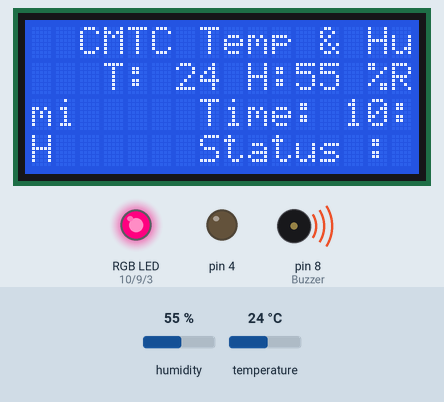
This sketch was run on a simulated Arduino Uno, built with avr-gcc and run on an emulated ATmega328P. On the bench: 16×4 character LCD, an RGB LED mixed from three pins (HIGH = lit), output pins drawn as LEDs (lit = HIGH), buzzer (waves = sounding, pin HIGH). Inputs (shaded band) come from the test bench; at power-on: humidity 55 %, temperature 24 °C. The local clock reads 2024-03-15 10:24:30 at power-on unless the sketch sets it; storage starts empty.

Above: at 6.3 s.
6.4 s: humidity set to 68 %
At 8.6 s:
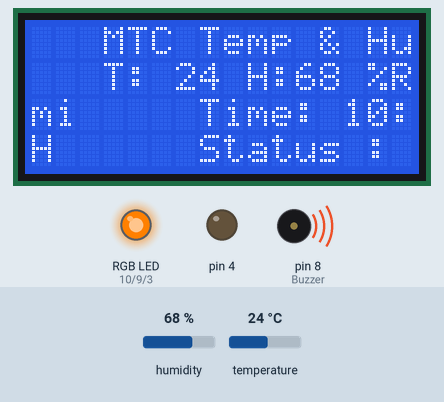
At 9.9 s:
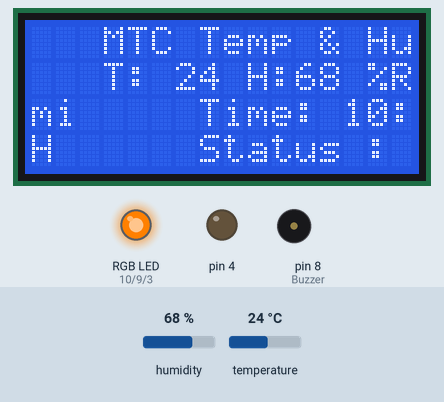
12.4 s: humidity set to 72 %
At 14.7 s:
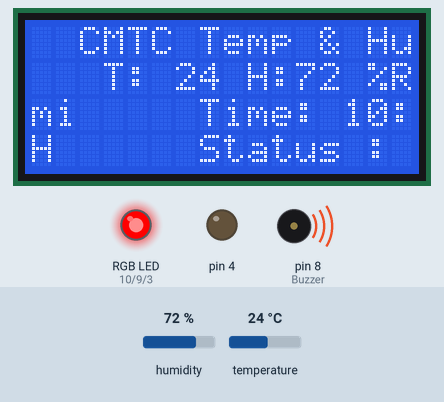
Timing chart, 0 to 20.8 s (numbered marks = the images above; inputs shaded):
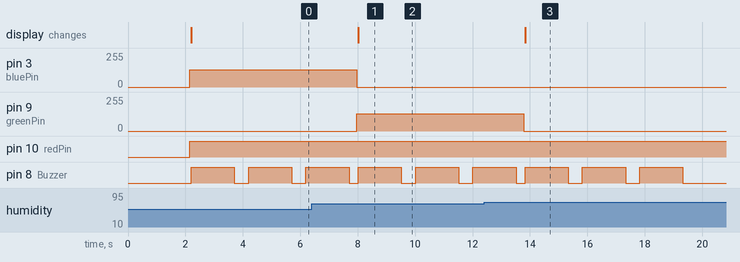

The sketch:

Realtime_temperature.ino
```cpp
#include <DHT22.h>
#include <LiquidCrystal.h>
#include <Wire.h>
#include <SD.h>
#include "RTClib.h"

/********DS1307**********/
RTC_DS1307 rtc;  //PIN SDA = A4 ,SCL = A5
/******DHT22 Sensor*****/
#define DHT22_PIN 7
DHT22 myDHT22(DHT22_PIN);
/********SDCARD**********/
File myFile;
const int chipSelect = 4;
/******Output*********/
int bluePin = 3;  //Blue
int greenPin = 9; //Green
int redPin = 10;  //Red
int Buzzer = 8;  //Sound
int i1 = 0;  int i2 = 0;  int i3 = 0;  int i4 = 0;  int i5 = 0; int i6 =0;
/*********LCD16x*********************/
LiquidCrystal lcd(5, 6, A3, A2, A1, A0);

byte time = 1000;

void setup()
{
  Wire.begin();
  Serial.begin(9600);
  if (! rtc.isrunning())
  {
    Serial.println("RTC is NOT running!");
    rtc.adjust(DateTime(__DATE__, __TIME__));
  }
  startsdcard();
  setColor(0, 0, 0);
  pinMode(bluePin, OUTPUT); pinMode(greenPin, OUTPUT); pinMode(redPin, OUTPUT); pinMode(Buzzer, OUTPUT);
  pinMode(4, OUTPUT);
  lcd.begin(16, 4);lcd.print("  CMTC Temp & Humi ");delay(2000);
  int temp = myDHT22.getTemperatureC();  //อุณหภูมิ
  int humi = myDHT22.getHumidity();      //ความชื้น
  lcd.setCursor(2, 1);lcd.print("T:");lcd.print(temp);lcd.print(" C ");
  lcd.setCursor(9, 1);lcd.print("H:");lcd.print(humi);lcd.print(" %RH ");
  timer();
}

void loop()
{
  Check();
  /******************************Show***************************************/
 /* int temp = myDHT22.getTemperatureC();  //อุณหภูมิ
  int humi = myDHT22.getHumidity();      //ความชื้น
  lcd.setCursor(2, 1);lcd.print("T:");lcd.print(temp);lcd.print(" C ");
  lcd.setCursor(9, 1);lcd.print("H:");lcd.print(humi);lcd.print(" %RH ");
  timer();
  //Serial.print(temp);Serial.print("    ");Serial.println(humi);


  /***************CheckHumi***************************************************/
  int temp = myDHT22.getTemperatureC();  //อุณหภูมิ
  int humi = myDHT22.getHumidity();      //ความชื้น
  //สีขาว เขียว เหลือง แดง น้ำเงิน
  if(humi <= 55 && humi <= 60 )
  //setColor(red, green, blue)
  {colorwhite();displaypink();i1++;
  while(i1 == 1){savewhite();buzzer();i1 = 2;}
  if(i1 >= 2 ){i1 = 2;i2=0; i3=0; i4=0; i5=0;}}

  if(humi >= 61 && humi <= 65 )
  //setColor(red, green, blue)
  {colorgreen();displaygreen();i2++;
  while(i2 == 1){savegreen();buzzer();i2 = 2;}
  if(i2 >= 2 ){i1 = 0;i2=2; i3=0; i4=0; i5=0;}}

  if(humi >= 66 && humi <= 70 )
  //setColor(red, green, blue)
  {colororange();displayorange();i3++;
  while(i3 == 1){saveorange();buzzer();i3 = 2;}
  if(i3 >= 2 ){i1 = 0;i2=0; i3=2; i4=0; i5=0;}}

  if(humi >= 71 && humi <= 75 )
  //setColor(red, green, blue)
  {colorred();displayred();i4++;
  while(i4 == 1){savered();buzzer();i4 = 2;}
  if(i4 >= 2 ){i1 = 0;i2=0; i3=0; i4=2; i5=0;}}

  if(humi >= 76 )
  //setColor(red, green, blue)
  {colorblue();displayblue();i5++;
  while(i5 == 1){saveblue();buzzer();i5 = 2;}
  if(i5 >= 2 ){i1 = 0;i2=0; i3=0; i4=0; i5=2;}}
  /*
  if(humi == 0)
  {lcd.clear();lcd.print("Sensor Error");i6++;
  while(i6 == 1){saveblue();buzzer();i5 = 2;}
  if(i6 >= 2 ){i1 = 0;i2=0; i3=0; i4=0; i5=0; i6=2;}}
 */
  delay(time);
}

void Check()
{
   DHT22_ERROR_t errorCode;
   errorCode = myDHT22.readData();
      char buf[128];
      sprintf(buf, "Temperature %hi.%01hi C, Humidity %i.%01i %% RH",
                   myDHT22.getTemperatureCInt()/10, abs(myDHT22.getTemperatureCInt()%10),
                   myDHT22.getHumidityInt()/10, myDHT22.getHumidityInt()%10);
   //Serial.println(buf);
}
void timer()
{
  DateTime now = rtc.now();
  int hour1 = now.hour();int minute1 = now.minute();int second1 = now.second();
  lcd.setCursor(7, 2);lcd.print("Time: ");lcd.print(now.hour(), DEC);lcd.print(':');lcd.print(now.minute(), DEC);lcd.print(':');lcd.print(now.second(), DEC);
  /*lcd.print(' ');
  lcd.print(now.day(), DEC);
  lcd.print('/');
  lcd.print(now.month(), DEC);
  lcd.print('/');
  lcd.print(now.year(), DEC);*/
  DateTime future (now.unixtime() + 7 * 86400L + 30);
}
void setColor(int red, int green, int blue)
{
  analogWrite(redPin, red);
  analogWrite(greenPin, green);
  analogWrite(bluePin, blue);
}

void colorwhite()
{setColor (255,   0, 128);}
void colorgreen()
{setColor (  0, 255,   0);}
void colororange()
{setColor (255, 128,   0);}
void colorred()
{setColor (255,   0,   0);}
void colorblue()
{setColor (  0,   0, 240);}

void buzzer()
{
  int fivems = 1500;  int twoms = 500;
  digitalWrite(Buzzer, HIGH);delay(fivems);digitalWrite(Buzzer, LOW);delay(twoms);
  digitalWrite(Buzzer, HIGH);delay(fivems);digitalWrite(Buzzer, LOW);delay(twoms);
  digitalWrite(Buzzer, HIGH);delay(fivems);digitalWrite(Buzzer, LOW);
}
/***************SaveSDCARD***************************************************/
void startsdcard()
{
  /**************CheckSDCARD***********************************/
  if (!SD.begin(chipSelect))
  {
    return;
  }
  myFile = SD.open("test.txt", FILE_WRITE);
  if (myFile) {
    myFile.println("Data Temp & %RH for Militaty Training");
    myFile.print("Data / Time");
    myFile.print("                                 ");myFile.print("Temperaturemy");myFile.print("              ");myFile.print("Humidity");myFile.print("                  ");myFile.println("Status");
    // close the file:
    myFile.close();}
}
void savewhite()
{
  myFile = SD.open("test.txt", FILE_WRITE);
  if (myFile)
  {
    DateTime now = rtc.now();
    int hour1 = now.hour();int minute1 = now.minute();int second1 = now.second();int day1 = now.day();int month1 = now.month();int year1 = now.year();
    myFile.print(day1);myFile.print('/');myFile.print(month1);myFile.print('/');myFile.print(year1);myFile.print(" & ");
    myFile.print(hour1);myFile.print(':');myFile.print(minute1);myFile.print(':');myFile.print(second1);myFile.print(" minute");myFile.print("    ");
    DateTime future (now.unixtime() + 7 * 86400L + 30);

    int temp = myDHT22.getTemperatureC();int humi = myDHT22.getHumidity();
    myFile.print("Temperaturemy : ");myFile.print(temp);myFile.print("C "); myFile.print("  ");
    myFile.print("Humidity : ");myFile.print(humi);myFile.print("%RH ");myFile.print("  ");
    myFile.println("Status : Pink  ");
    myFile.close();
  }
}
void savegreen()
{
  myFile = SD.open("test.txt", FILE_WRITE);
  if (myFile)
  {
    DateTime now = rtc.now();
    int hour1 = now.hour();int minute1 = now.minute();int second1 = now.second();int day1 = now.day();int month1 = now.month();int year1 = now.year();
    myFile.print(day1);myFile.print('/');myFile.print(month1);myFile.print('/');myFile.print(year1);myFile.print(" & ");
    myFile.print(hour1);myFile.print(':');myFile.print(minute1);myFile.print(':');myFile.print(second1);myFile.print(" minute");myFile.print("    ");
    DateTime future (now.unixtime() + 7 * 86400L + 30);

    int temp = myDHT22.getTemperatureC();int humi = myDHT22.getHumidity();
    myFile.print("Temperaturemy : ");myFile.print(temp);myFile.print("C "); myFile.print("  ");
    myFile.print("Humidity : ");myFile.print(humi);myFile.print("%RH ");myFile.print("  ");
    myFile.println("Status : GREEN  ");
    myFile.close();
  }
}
void saveorange()
{
  myFile = SD.open("test.txt", FILE_WRITE);
  if (myFile)
  {
    DateTime now = rtc.now();
    int hour1 = now.hour();int minute1 = now.minute();int second1 = now.second();int day1 = now.day();int month1 = now.month();int year1 = now.year();
    myFile.print(day1);myFile.print('/');myFile.print(month1);myFile.print('/');myFile.print(year1);myFile.print(" & ");
    myFile.print(hour1);myFile.print(':');myFile.print(minute1);myFile.print(':');myFile.print(second1);myFile.print(" minute");myFile.print("    ");
    DateTime future (now.unixtime() + 7 * 86400L + 30);

    int temp = myDHT22.getTemperatureC();int humi = myDHT22.getHumidity();
    myFile.print("Temperaturemy : ");myFile.print(temp);myFile.print("C "); myFile.print("  ");
    myFile.print("Humidity : ");myFile.print(humi);myFile.print("%RH ");myFile.print("  ");
    myFile.println("Status : ORANGE  ");
    myFile.close();
  }
}
void savered()
{
  myFile = SD.open("test.txt", FILE_WRITE);
  if (myFile)
  {
    DateTime now = rtc.now();
    int hour1 = now.hour();int minute1 = now.minute();int second1 = now.second();int day1 = now.day();int month1 = now.month();int year1 = now.year();
    myFile.print(day1);myFile.print('/');myFile.print(month1);myFile.print('/');myFile.print(year1);myFile.print(" & ");
    myFile.print(hour1);myFile.print(':');myFile.print(minute1);myFile.print(':');myFile.print(second1);myFile.print(" minute");myFile.print("    ");;
    DateTime future (now.unixtime() + 7 * 86400L + 30);

    int temp = myDHT22.getTemperatureC();int humi = myDHT22.getHumidity();
    myFile.print("Temperaturemy : ");myFile.print(temp);myFile.print("C "); myFile.print("  ");
    myFile.print("Humidity : ");myFile.print(humi);myFile.print("%RH ");myFile.print("  ");
    myFile.println("Status : RED  ");
    myFile.close();

  }
}
void saveblue()
{
  myFile = SD.open("test.txt", FILE_WRITE);
  if (myFile)
  {
    DateTime now = rtc.now();
    int hour1 = now.hour();int minute1 = now.minute();int second1 = now.second();int day1 = now.day();int month1 = now.month();int year1 = now.year();
    myFile.print(day1);myFile.print('/');myFile.print(month1);myFile.print('/');myFile.print(year1);myFile.print(" & ");
    myFile.print(hour1);myFile.print(':');myFile.print(minute1);myFile.print(':');myFile.print(second1);myFile.print(" minute");myFile.print("    ");
    DateTime future (now.unixtime() + 7 * 86400L + 30);

    int temp = myDHT22.getTemperatureC();int humi = myDHT22.getHumidity();
    myFile.print("Temperaturemy : ");myFile.print(temp);myFile.print("C "); myFile.print("  ");
    myFile.print("Humidity : ");myFile.print(humi);myFile.print("%RH ");myFile.print("  ");
    myFile.println("Status : BLUE  ");
    myFile.close();
  }
}

void displaypink()
{
  lcd.setCursor(0, 0);lcd.print("  CMTC Temp & Humi ");
  int temp = myDHT22.getTemperatureC();int humi = myDHT22.getHumidity();
  lcd.setCursor(2, 1);lcd.print(" ");lcd.print("T:");lcd.print(" ");lcd.print(temp);lcd.print(" C ");
  lcd.setCursor(9, 1);lcd.print("H:");lcd.print(humi);lcd.print(" %RH ");
  DateTime now = rtc.now();
  int hour1 = now.hour();int minute1 = now.minute();int second1 = now.second();
  lcd.setCursor(7, 2);lcd.print("Time: ");lcd.print(now.hour(), DEC);lcd.print(":");lcd.print(now.minute(), DEC);lcd.print(":");lcd.print(now.second(), DEC);lcd.print("  ");
  DateTime future (now.unixtime() + 7 * 86400L + 30);
  lcd.setCursor(7, 3);lcd.print("Status : Pink     ");
}

void displaygreen()
{
  lcd.setCursor(0, 0);lcd.print("  CMTC Temp & Humi ");
  int temp = myDHT22.getTemperatureC();int humi = myDHT22.getHumidity();
  lcd.setCursor(2, 1);lcd.print(" ");lcd.print("T:");lcd.print(" ");lcd.print(temp);lcd.print(" C ");
  lcd.setCursor(9, 1);lcd.print("H:");lcd.print(humi);lcd.print(" %RH ");
  DateTime now = rtc.now();
  int hour1 = now.hour();int minute1 = now.minute();int second1 = now.second();
  lcd.setCursor(7, 2);lcd.print("Time: ");lcd.print(now.hour(), DEC);lcd.print(':');lcd.print(now.minute(), DEC);lcd.print(':');lcd.print(now.second(), DEC);lcd.print("  ");
  DateTime future (now.unixtime() + 7 * 86400L + 30);
  lcd.setCursor(7, 3);lcd.print("Status : Green     ");
}

void displayorange()
{
  lcd.setCursor(0, 0);lcd.print("  CMTC Temp & Humi ");
  int temp = myDHT22.getTemperatureC();int humi = myDHT22.getHumidity();
  lcd.setCursor(2, 1);lcd.print(" ");lcd.print("T:");lcd.print(" ");lcd.print(temp);lcd.print(" C ");
  lcd.setCursor(9, 1);lcd.print("H:");lcd.print(humi);lcd.print(" %RH ");
  DateTime now = rtc.now();
  int hour1 = now.hour();int minute1 = now.minute();int second1 = now.second();
  lcd.setCursor(7, 2);lcd.print("Time: ");lcd.print(now.hour(), DEC);lcd.print(':');lcd.print(now.minute(), DEC);lcd.print(':');lcd.print(now.second(), DEC);lcd.print("  ");
  DateTime future (now.unixtime() + 7 * 86400L + 30);
  lcd.setCursor(7, 3);lcd.print("Status : ORANGE     ");
}

void displayred()
{
  lcd.setCursor(0, 0);lcd.print("  CMTC Temp & Humi ");
  int temp = myDHT22.getTemperatureC();int humi = myDHT22.getHumidity();
  lcd.setCursor(2, 1);lcd.print(" ");lcd.print("T:");lcd.print(" ");lcd.print(temp);lcd.print(" C ");
  lcd.setCursor(9, 1);lcd.print("H:");lcd.print(humi);lcd.print(" %RH ");
  DateTime now = rtc.now();
  int hour1 = now.hour();int minute1 = now.minute();int second1 = now.second();
  lcd.setCursor(7, 2);lcd.print("Time: ");lcd.print(now.hour(), DEC);lcd.print(':');lcd.print(now.minute(), DEC);lcd.print(':');lcd.print(now.second(), DEC);lcd.print("  ");
  DateTime future (now.unixtime() + 7 * 86400L + 30);
  lcd.setCursor(7, 3);lcd.print("Status : RED     ");
}

void displayblue()
{
  lcd.setCursor(0, 0);lcd.print("  CMTC Temp & Humi ");
  int temp = myDHT22.getTemperatureC();int humi = myDHT22.getHumidity();
  lcd.setCursor(2, 1);lcd.print(" ");lcd.print("T:");lcd.print(" ");lcd.print(temp);lcd.print(" C ");
  lcd.setCursor(9, 1);lcd.print("H:");lcd.print(humi);lcd.print(" %RH ");
  DateTime now = rtc.now();
  int hour1 = now.hour();int minute1 = now.minute();int second1 = now.second();
  lcd.setCursor(7, 2);lcd.print("Time: ");lcd.print(now.hour(), DEC);lcd.print(':');lcd.print(now.minute(), DEC);lcd.print(':');lcd.print(now.second(), DEC);lcd.print("  ");
  DateTime future (now.unixtime() + 7 * 86400L + 30);
  lcd.setCursor(7, 3);lcd.print("Status : BLUE     ");
}
```

Measured:
- the behaviour switches between 70 and 71 % on humidity (found by bisection; images 2 and 3)
- after the input at 6.4 s, pin 3 (bluePin): 128/255 → 0/255 after 1.6 s; pin 9 (greenPin): 0/255 → 128/255 after 1.6 s; the display: changes after 1.6 s (image 1)
- after the input at 12.4 s, pin 9 (greenPin): 128/255 → 0/255 after 1.4 s; the display: changes after 1.4 s (image 3)
- by itself, pin 8 (Buzzer): repeats every 2.0 s: HIGH 1.5 s, LOW 0.50 s
